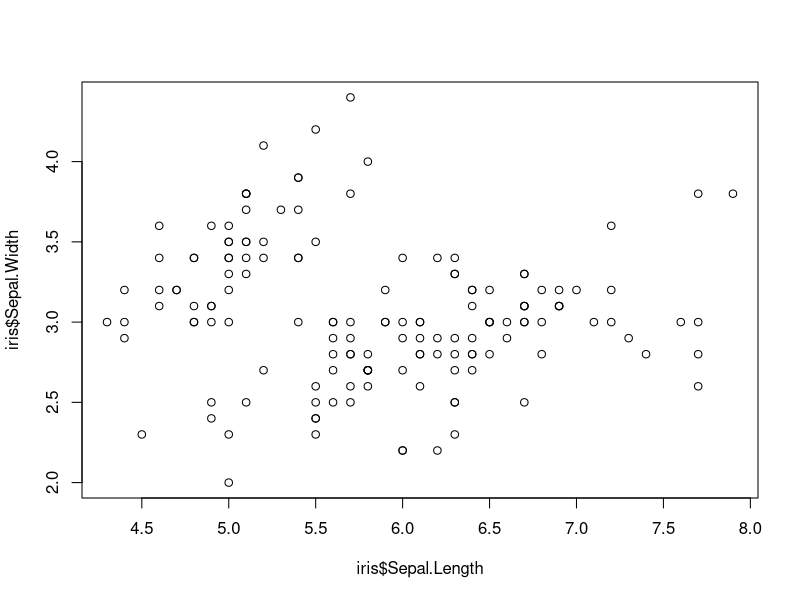
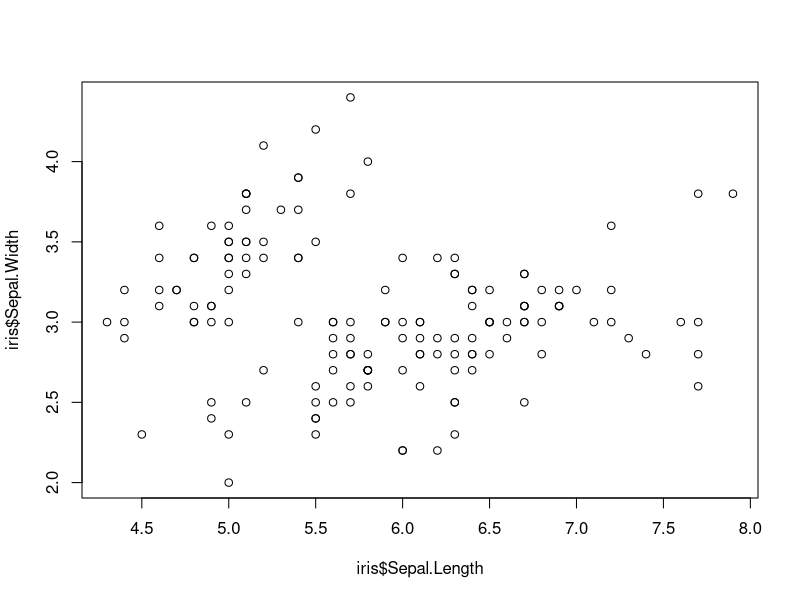

These figures' R source, in order:
## ---- chunk 1
data(iris)
iris_setosa <- subset(iris, Species == 'setosa')
head(iris_setosa)
## ---- chunk 2
data(iris)
plot(iris$Sepal.Length, iris$Sepal.Width)
## ---- chunk 3
plot(iris$Sepal.Length, iris$Sepal.Width)
## ---- chunk 4
str(knitr::opts_chunk$get())
